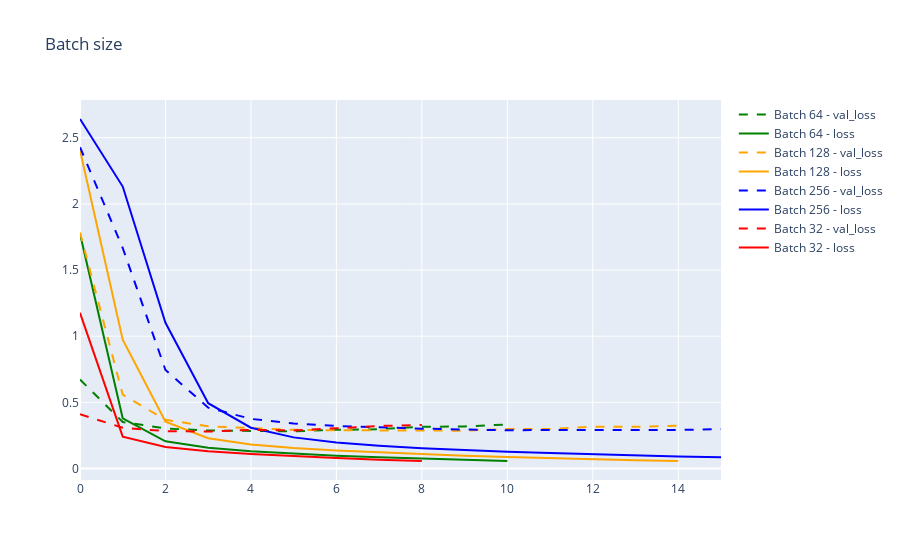

Notebook cell for this chart:
### Code cell
fig = add_curve(json_file = "models/bidirectional_model_training_history.json", name = "Batch 64", color = "green", title = "Batch size")
fig = add_curve(json_file = "models/batch128_training_history.json", name = "Batch 128", color = "orange", fig = fig)
fig = add_curve(json_file = "models/batch256_training_history.json", name = "Batch 256", color = "blue", fig = fig)
fig = add_curve(json_file = "models/batch32_training_history.json", name = "Batch 32", color = "red", fig = fig)
fig.show()

### Figure 1 — Plotly figure (JSON) as saved in the notebook; plotly's stock layout.template omitted (floating-point values rounded to 4 significant figures)
{"data": [{"line": {"color": "green", "dash": "dash"}, "mode": "lines", "name": "Batch 64 - val_loss", "type": "scatter", "y": [0.6722, 0.3512, 0.3024, 0.2866, 0.284, 0.281, 0.2918, 0.2968, 0.3149, 0.3176, 0.3323]}, {"line": {"color": "green", "dash": "solid"}, "mode": "lines", "name": "Batch 64 - loss", "type": "scatter", "y": [1.774, 0.379, 0.2055, 0.1561, 0.1297, 0.1115, 0.0971, 0.08435, 0.07387, 0.06494, 0.05733]}, {"line": {"color": "orange", "dash": "dash"}, "mode": "lines", "name": "Batch 128 - val_loss", "type": "scatter", "y": [1.784, 0.5577, 0.3679, 0.319, 0.3049, 0.2923, 0.2889, 0.2873, 0.2863, 0.2857, 0.2984, 0.2986, 0.3156, 0.315, 0.3235]}, {"line": {"color": "orange", "dash": "solid"}, "mode": "lines", "name": "Batch 128 - loss", "type": "scatter", "y": [2.405, 0.9735, 0.3543, 0.2285, 0.1808, 0.1544, 0.1355, 0.1206, 0.1079, 0.09654, 0.08712, 0.07785, 0.0698, 0.06281, 0.05651]}, {"line": {"color": "blue", "dash": "dash"}, "mode": "lines", "name": "Batch 256 - val_loss", "type": "scatter", "y": [2.428, 1.667, 0.7444, 0.4597, 0.3747, 0.3406, 0.3211, 0.3098, 0.3011, 0.2944, 0.2887, 0.2916, 0.2915, 0.2946, 0.2911, 0.2968]}, {"line": {"color": "blue", "dash": "solid"}, "mode": "lines", "name": "Batch 256 - loss", "type": "scatter", "y": [2.642, 2.131, 1.102, 0.4937, 0.3081, 0.2351, 0.1963, 0.1718, 0.1535, 0.1392, 0.1269, 0.1171, 0.1074, 0.09869, 0.09115, 0.0845]}, {"line": {"color": "red", "dash": "dash"}, "mode": "lines", "name": "Batch 32 - val_loss", "type": "scatter", "y": [0.4097, 0.3075, 0.2824, 0.2788, 0.2916, 0.2872, 0.3039, 0.3212, 0.3294]}, {"line": {"color": "red", "dash": "solid"}, "mode": "lines", "name": "Batch 32 - loss", "type": "scatter", "y": [1.177, 0.2403, 0.1618, 0.1311, 0.1101, 0.09273, 0.07889, 0.06633, 0.05648]}], "layout": {"title": {"text": "Batch size"}}}
